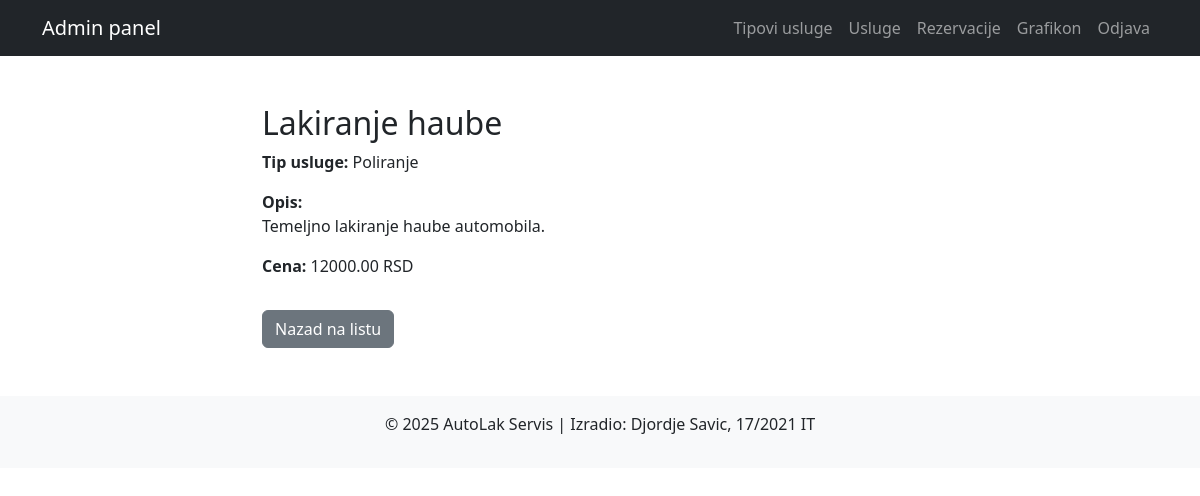
Screenshot of /admin/usluge/detail.php?id=1 (signed in) with the database file from the repository.
### tables this page shows
CREATE TABLE usluga (
    id INT AUTO_INCREMENT PRIMARY KEY,
    tip_usluge_id INT,
    naziv VARCHAR(100) NOT NULL,
    opis TEXT,
    cena DECIMAL(10,2) NOT NULL,
    slika VARCHAR(255),
    objavljeno BOOLEAN DEFAULT TRUE,
    istaknuto BOOLEAN DEFAULT FALSE,
    FOREIGN KEY (tip_usluge_id) REFERENCES tip_usluge(id)
        ON DELETE SET NULL
);

CREATE TABLE tip_usluge (
    id INT AUTO_INCREMENT PRIMARY KEY,
    naziv VARCHAR(100) NOT NULL,
    opis TEXT
);

### admin/usluge/detail.php (the view, shortened to what this page needs)
<?php
require_once "../../db.php";
include "../../admin-modules/header.php";
$id = (int) $_GET['id'];
$stmt = $pdo->prepare("
    SELECT u.*, tu.naziv AS tip_naziv
    FROM usluga u
    LEFT JOIN tip_usluge tu ON u.tip_usluge_id = tu.id
    WHERE u.id = ?
");
$stmt->execute([$id]);
$usluga = $stmt->fetch();
?>
<div class="container mt-5" style="max-width: 700px;">
    <h2><?= $usluga['naziv'] ?></h2>
    <p><strong>Tip usluge:</strong> <?= $usluga['tip_naziv'] ?></p>
    <p><strong>Opis:</strong><br><?= nl2br($usluga['opis']) ?></p>
    <p><strong>Cena:</strong> <?= $usluga['cena'] ?> RSD</p>
    <a href="list.php" class="btn btn-secondary mt-3">Nazad na listu</a>
</div>
<?php include "../../admin-modules/footer.php"; ?>

### rows the page displays
usluga: naziv "Lakiranje haube", tip_usluge.naziv "Poliranje", opis "Temeljno lakiranje haube automobila.", cena "12000.00"
